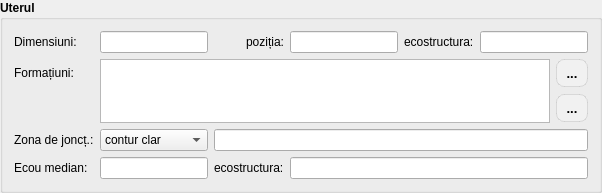
                <widget class="QGroupBox" name="groupBox_9">
                 <property name="sizePolicy">
                  <sizepolicy hsizetype="Expanding" vsizetype="Fixed">
                   <horstretch>0</horstretch>
                   <verstretch>0</verstretch>
                  </sizepolicy>
                 </property>
                 <property name="font">
                  <font>
                   <family>Segoe UI</family>
                   <bold>true</bold>
                  </font>
                 </property>
                 <property name="title">
                  <string>Uterul</string>
                 </property>
                 <layout class="QGridLayout" name="gridLayout_16">
                  <item row="4" column="2">
                   <widget class="QLabel" name="label_54">
                    <property name="font">
                     <font>
                      <family>Segoe UI</family>
                      <bold>false</bold>
                     </font>
                    </property>
                    <property name="text">
                     <string>ecostructura:</string>
                    </property>
                   </widget>
                  </item>
                  <item row="4" column="1">
                   <widget class="QLineEdit" name="gynecology_ecou_dimens">
                    <property name="font">
                     <font>
                      <family>Segoe UI</family>
                      <bold>false</bold>
                     </font>
                    </property>
                   </widget>
                  </item>
                  <item row="2" column="6">
                   <widget class="QToolButton" name="btnAddTempletsUter">
                    <property name="styleSheet">
                     <string notr="true">QToolButton
{
    border: 1px solid rgba(0, 0, 0, 0.1);
    border-radius: 8px;
    background-color: #f1f1f1;
    color: #000000;
    font-size: 13px;
    padding: 4px 4px;
}
QToolButton:hover
{
    background-color: #e0e0e0;
}
QToolButton:pressed
{
    background-color: #d0d0d0;
}</string>
                    </property>
                    <property name="text">
                     <string>...</string>
                    </property>
                    <property name="icon">
                     <iconset resource="../resource.qrc">
                      <normaloff>:/img/add_x32.png</normaloff>:/img/add_x32.png</iconset>
                    </property>
                   </widget>
                  </item>
                  <item row="0" column="5" colspan="2">
                   <widget class="QLineEdit" name="gynecology_uterus_ecostructure">
                    <property name="font">
                     <font>
                      <family>Segoe UI</family>
                      <bold>false</bold>
                     </font>
                    </property>
                   </widget>
                  </item>
                  <item row="0" column="1">
                   <widget class="QLineEdit" name="gynecology_uterus_dimens">
                    <property name="font">
                     <font>
                      <family>Segoe UI</family>
                      <bold>false</bold>
                     </font>
                    </property>
                   </widget>
                  </item>
                  <item row="1" column="6">
                   <widget class="QToolButton" name="btnSelectTempletsUter">
                    <property name="styleSheet">
                     <string notr="true">QToolButton
{
    border: 1px solid rgba(0, 0, 0, 0.1);
    border-radius: 8px;
    background-color: #f1f1f1;
    color: #000000;
    font-size: 13px;
    padding: 4px 4px;
}
QToolButton:hover
{
    background-color: #e0e0e0;
}
QToolButton:pressed
{
    background-color: #d0d0d0;
}</string>
                    </property>
                    <property name="text">
                     <string>...</string>
                    </property>
                    <property name="icon">
                     <iconset resource="../resource.qrc">
                      <normaloff>:/img/select.png</normaloff>:/img/select.png</iconset>
                    </property>
                   </widget>
                  </item>
                  <item row="0" column="0">
                   <widget class="QLabel" name="label_49">
                    <property name="font">
                     <font>
                      <family>Segoe UI</family>
                      <bold>false</bold>
                     </font>
                    </property>
                    <property name="text">
                     <string>Dimensiuni:</string>
                    </property>
                   </widget>
                  </item>
                  <item row="0" column="3">
                   <widget class="QLineEdit" name="gynecology_uterus_pozition">
                    <property name="font">
                     <font>
                      <family>Segoe UI</family>
                      <bold>false</bold>
                     </font>
                    </property>
                   </widget>
                  </item>
                  <item row="1" column="0">
                   <widget class="QLabel" name="label_52">
                    <property name="font">
                     <font>
                      <family>Segoe UI</family>
                      <bold>false</bold>
                     </font>
                    </property>
                    <property name="text">
                     <string>Formațiuni:</string>
                    </property>
                   </widget>
                  </item>
                  <item row="0" column="4">
                   <widget class="QLabel" name="label_51">
                    <property name="font">
                     <font>
                      <family>Segoe UI</family>
                      <bold>false</bold>
                     </font>
                    </property>
                    <property name="text">
                     <string>ecostructura:</string>
                    </property>
                   </widget>
                  </item>
                  <item row="1" column="1" rowspan="2" colspan="5">
                   <widget class="QPlainTextEdit" name="gynecology_uterus_formations">
                    <property name="maximumSize">
                     <size>
                      <width>16777215</width>
                      <height>64</height>
                     </size>
                    </property>
                    <property name="font">
                     <font>
                      <family>Segoe UI</family>
                      <bold>false</bold>
                     </font>
                    </property>
                   </widget>
                  </item>
                  <item row="4" column="0">
                   <widget class="QLabel" name="label_53">
                    <property name="font">
                     <font>
                      <family>Segoe UI</family>
                      <bold>false</bold>
                     </font>
                    </property>
                    <property name="text">
                     <string>Ecou median:</string>
                    </property>
                   </widget>
                  </item>
                  <item row="4" column="3" colspan="4">
                   <widget class="QLineEdit" name="gynecology_ecou_ecostructure">
                    <property name="font">
                     <font>
                      <family>Segoe UI</family>
                      <bold>false</bold>
                     </font>
                    </property>
                   </widget>
                  </item>
                  <item row="0" column="2">
                   <widget class="QLabel" name="label_50">
                    <property name="font">
                     <font>
                      <family>Segoe UI</family>
                      <bold>false</bold>
                     </font>
                    </property>
                    <property name="text">
                     <string>poziția:</string>
                    </property>
                    <property name="alignment">
                     <set>Qt::AlignRight|Qt::AlignTrailing|Qt::AlignVCenter</set>
                    </property>
                   </widget>
                  </item>
                  <item row="3" column="0">
                   <widget class="QLabel" name="label_159">
                    <property name="font">
                     <font>
                      <family>Segoe UI</family>
                      <bold>false</bold>
                     </font>
                    </property>
                    <property name="text">
                     <string>Zona de joncț.:</string>
                    </property>
                   </widget>
                  </item>
                  <item row="3" column="1">
                   <widget class="QComboBox" name="gynecology_combo_jonctional_zone">
                    <property name="font">
                     <font>
                      <family>Segoe UI</family>
                      <bold>false</bold>
                     </font>
                    </property>
                    <item>
                     <property name="text">
                      <string>contur clar</string>
                     </property>
                    </item>
                    <item>
                     <property name="text">
                      <string>contur sters</string>
                     </property>
                    </item>
                   </widget>
                  </item>
                  <item row="3" column="2" colspan="5">
                   <widget class="QLineEdit" name="gynecology_jonctional_zone_description">
                    <property name="font">
                     <font>
                      <family>Segoe UI</family>
                      <bold>false</bold>
                     </font>
                    </property>
                   </widget>
                  </item>
                 </layout>
                </widget>
